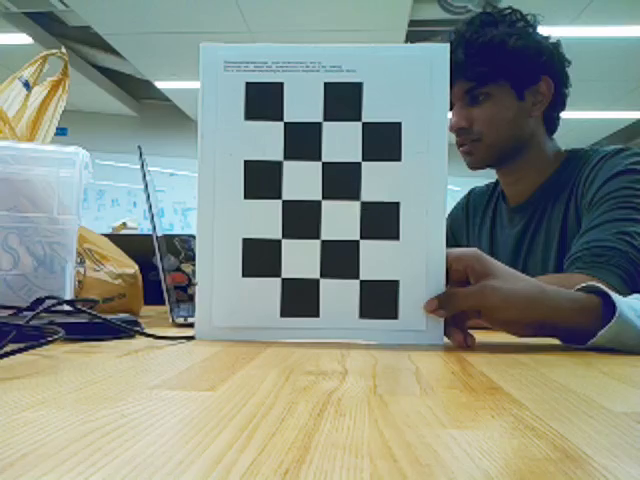
#> input picture src/camera_utils/calibration/calib_images/calib_001.png, 640 x 480 px; its folder holds 4 pictures in this run
$ python calibrate_camera.py
#> lines starting #> are read from the running program, lines starting #| are printed output that depends on the picture
"""Compute the camera matrix K and distortion from saved checkerboard images.

Capture images first with capture_images.py, then:
    python3 src/camera_utils/calibrate_camera.py --cols 9 --rows 6 --square 25

--cols/--rows are the number of INNER corners (a 10x7-square board is 9x6).
--images defaults to src/camera_utils/calib_images.
Results are written to --out as YAML (OpenCV FileStorage) plus a .npz copy.
"""

import argparse
import glob
import os

import cv2
import numpy as np

CRITERIA = (cv2.TERM_CRITERIA_EPS + cv2.TERM_CRITERIA_MAX_ITER, 30, 1e-3)


def board_points(cols, rows, square):
    objp = np.zeros((rows * cols, 3), np.float32)
    objp[:, :2] = np.mgrid[0:cols, 0:rows].T.reshape(-1, 2) * square
    return objp


def find_corners(gray, pattern):
    flags = cv2.CALIB_CB_ADAPTIVE_THRESH | cv2.CALIB_CB_NORMALIZE_IMAGE
    ok, corners = cv2.findChessboardCorners(gray, pattern, flags)
    if ok:
        corners = cv2.cornerSubPix(gray, corners, (11, 11), (-1, -1), CRITERIA)
    return ok, corners


def calibrate(img_points, objp, image_size):
    obj_points = [objp] * len(img_points)
    rms, K, dist, rvecs, tvecs = cv2.calibrateCamera(
        obj_points, img_points, image_size, None, None)
    per_view = []
    for op, ip, r, t in zip(obj_points, img_points, rvecs, tvecs):
        proj, _ = cv2.projectPoints(op, r, t, K, dist)
        per_view.append(float(np.sqrt(np.mean(np.sum((ip - proj) ** 2, axis=2)))))
    return rms, K, dist, per_view


def save(path, K, dist, image_size, rms, n_views, pattern, square):
    os.makedirs(os.path.dirname(os.path.abspath(path)), exist_ok=True)
    fs = cv2.FileStorage(path, cv2.FILE_STORAGE_WRITE)
    fs.write("image_width", image_size[0])
    fs.write("image_height", image_size[1])
    fs.write("camera_matrix", K)
    fs.write("dist_coeffs", dist)
    fs.write("rms_reprojection_error", rms)
    fs.write("num_views", n_views)
    fs.write("board_cols", pattern[0])
    fs.write("board_rows", pattern[1])
    fs.write("square_size", square)
    fs.release()
    np.savez(os.path.splitext(path)[0] + ".npz", camera_matrix=K,
             dist_coeffs=dist, image_size=np.array(image_size), rms=rms)


def load_calibration(path):
    """Helper for other scripts: returns (camera_matrix, dist_coeffs, (w, h))."""
    fs = cv2.FileStorage(path, cv2.FILE_STORAGE_READ)
    K = fs.getNode("camera_matrix").mat()
    dist = fs.getNode("dist_coeffs").mat()
    size = (int(fs.getNode("image_width").real()),
            int(fs.getNode("image_height").real()))
    fs.release()
    return K, dist, size


def main():
    here = os.path.dirname(os.path.abspath(__file__))
    ap = argparse.ArgumentParser(description=__doc__,
                                 formatter_class=argparse.RawDescriptionHelpFormatter)
    ap.add_argument("--images", default=os.path.join(here, "calib_images"),
                    help="folder of checkerboard images")
    ap.add_argument("--cols", type=int, default=9, help="inner corners per row")
    ap.add_argument("--rows", type=int, default=6, help="inner corners per column")
    ap.add_argument("--square", type=float, default=25.0,
                    help="square side length (units of your choice, e.g. mm)")
    ap.add_argument("--min-views", type=int, default=10)
    ap.add_argument("--out", default=os.path.join(here, "calibration.yaml"))
    args = ap.parse_args()

    pattern = (args.cols, args.rows)
    objp = board_points(args.cols, args.rows, args.square)

    paths = sorted(p for ext in ("png", "jpg", "jpeg", "bmp")
                   for p in glob.glob(os.path.join(args.images, f"*.{ext}")))
    if not paths:
        raise SystemExit(f"No images found in {args.images}")

    img_points, used, image_size = [], [], None
    for p in paths:
        gray = cv2.imread(p, cv2.IMREAD_GRAYSCALE)
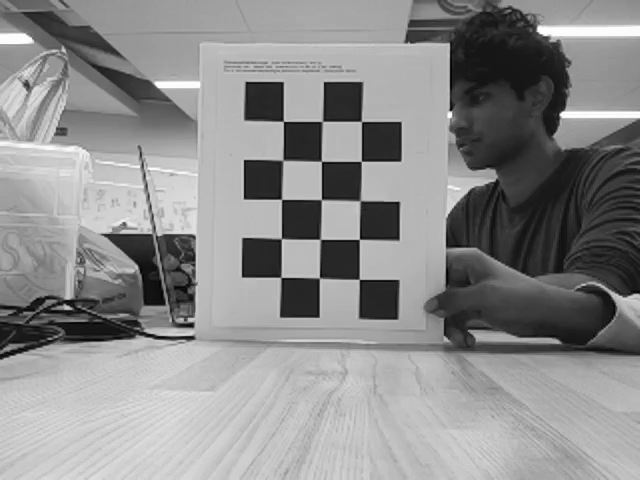
#> gray: shape (480, 640); min 0, max 255, mean 140.3
        if gray is None:
            print(f"skip {p}: unreadable")
            continue
        if image_size is None:
            image_size = gray.shape[::-1]
#> image_size = (640, 480)
        elif gray.shape[::-1] != image_size:
            print(f"skip {p}: size mismatch")
            continue
        ok, corners = find_corners(gray, pattern)
#> in find_corners, `ok, corners = cv2.findChessboardCorners(gray, pattern, flags)`: ok = False; corners = None
#> ok = False
        print(f"{'ok  ' if ok else 'miss'} {os.path.basename(p)}")
#| miss calib_001.png
        if ok:
            img_points.append(corners)
            used.append(os.path.basename(p))
#> pass 2 of the loop in main, `for p in paths:`:
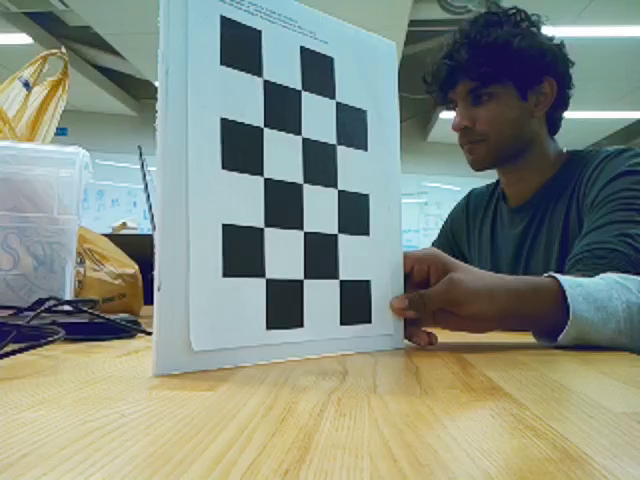
#> input picture src/camera_utils/calibration/calib_images/calib_002.png, 640 x 480 px
#> in main, `gray = cv2.imread(p, cv2.IMREAD_GRAYSCALE)`:
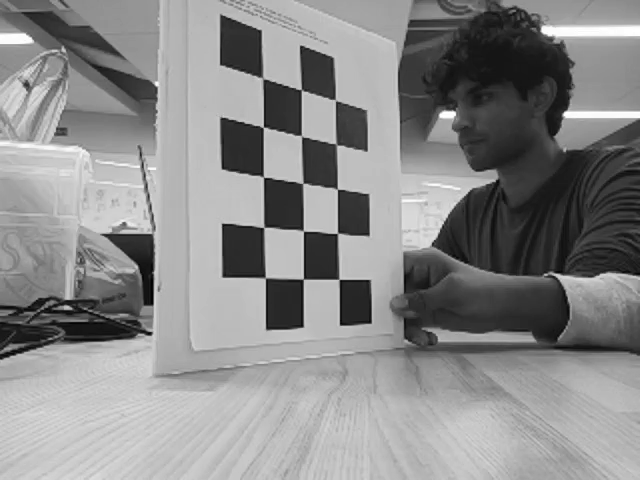
#> gray: shape (480, 640); min 2, max 255, mean 138
#| miss calib_002.png
#> pass 3 of the loop in main, `for p in paths:`:
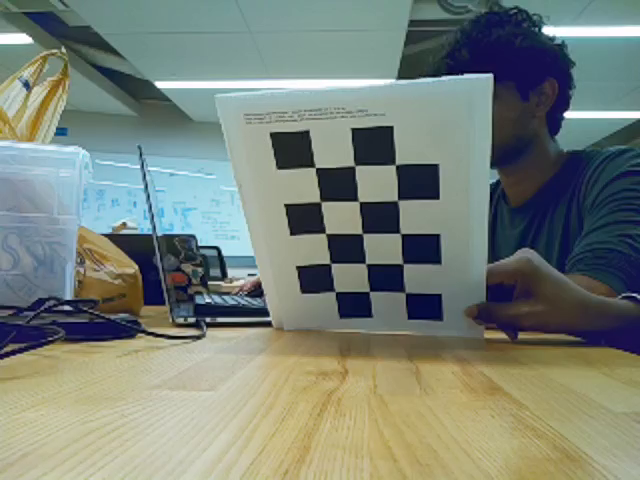
#> input picture src/camera_utils/calibration/calib_images/calib_003.png, 640 x 480 px
#> in main, `gray = cv2.imread(p, cv2.IMREAD_GRAYSCALE)`:
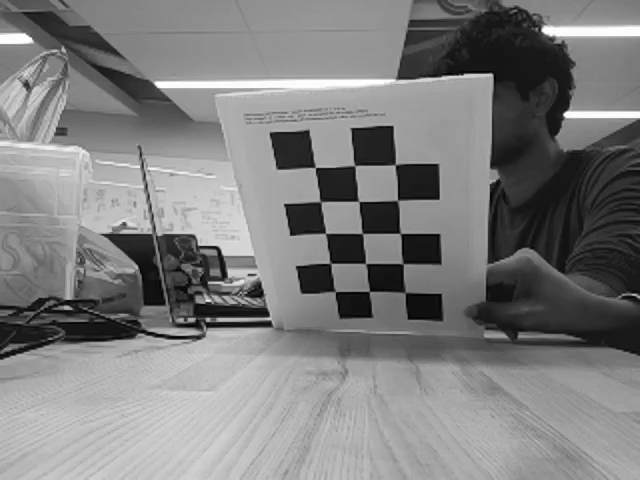
#> gray: shape (480, 640); min 0, max 255, mean 126.5
#| miss calib_003.png
#> the loop made 4 passes; the first 3 are shown

    if len(img_points) < args.min_views:
#> (the run stopped early here; a loop or call above may not have finished)
